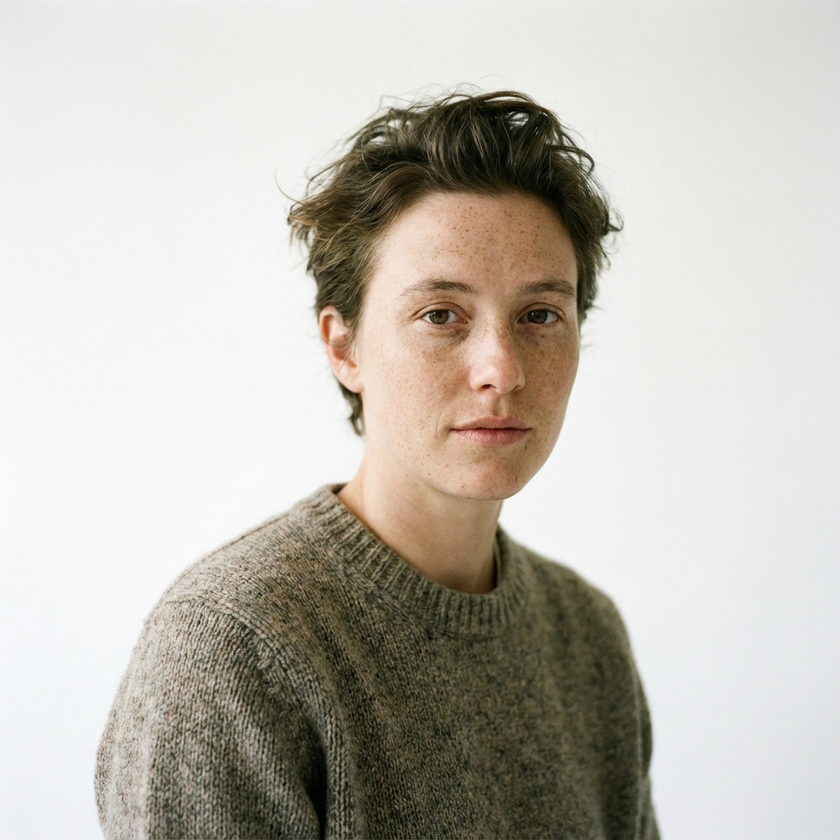
#> input picture sample_face.png, 840 x 840 px, shrunk from 1024 x 1024 before the run
$ python gaussian_blur_app.py -i ../sample_face.png
#> lines starting #> are read from the running program, lines starting #| are printed output that depends on the picture
import argparse  # argparse ile komut satırı argümanlarını okuyoruz
import os  # Dosya yolu ve kontrol işlemleri için

import cv2  # OpenCV ana kütüphanesi
import numpy as np  # Numpy, görüntüleri yanyana birleştirmek için


def parse_args() -> argparse.Namespace:  # Komut satırı argümanlarını hazırlayan fonksiyon
    parser = argparse.ArgumentParser(  # Açıklama metni ile argüman parser'ı
        description="Gaussian blur trackbar demo: adjust kernel size and sigma live."
    )
    default_image = r"C:\opencv yakalayıcı\05_gaussian_blur_manual\ai.jpg"
    parser.add_argument(  # Görüntü dosya yolunu zorunlu argüman olarak ekliyoruz
        "--image",
        "-i",
        default=default_image,
        help=f"Path to the input image to blur (default: {default_image})",
    )
    return parser.parse_args()  # Argümanları parse edip döndürüyoruz


def main() -> None:  # Uygulamanın ana fonksiyonu
    args = parse_args()  # Argümanları oku

    if not os.path.isfile(args.image):  # Dosya mevcut mu kontrolü
        raise FileNotFoundError(f"Image not found: {args.image}")  # Yoksa hata ver

    original = cv2.imread(args.image)  # Görüntüyü oku
#> original is the input picture: shape (840, 840, 3); mean B, G, R 180.8, 189.4, 193.5
    if original is None:  # Okuma başarısızsa
        # Unicode yol problemleri için manuel okuma denemesi
        with open(args.image, "rb") as f:  # Dosyayı ikili modda oku
            data = np.asarray(bytearray(f.read()), dtype=np.uint8)  # Baytları numpy dizisine çevir
        original = cv2.imdecode(data, cv2.IMREAD_COLOR)  # OpenCV ile decode et
    if original is None:  # Hâlâ okunamadıysa
        raise ValueError(f"Unable to read image: {args.image}")  # Hata fırlat

    window_name = "Gaussian Blur Explorer"  # Pencere adı
    cv2.namedWindow(window_name, cv2.WINDOW_NORMAL)  # Yeniden boyutlanabilir pencere oluştur

    max_kernel_slider = 15  # Kernel kaydırıcısı için üst değer (2*n+1 ile 31'e çıkar)
    max_sigma_slider = 50   # Sigma kaydırıcısı için üst değer (0.0 - 5.0 aralığı)

    cv2.createTrackbar("Kernel (odd)", window_name, 2, max_kernel_slider, lambda _=None: None)  # Kernel trackbar'ı
    cv2.createTrackbar("Sigma x10", window_name, 10, max_sigma_slider, lambda _=None: None)  # Sigma trackbar'ı

    while True:  # Sürekli döngü: trackbar değerlerini oku ve görüntüyü güncelle
        kernel_slider = cv2.getTrackbarPos("Kernel (odd)", window_name)  # Kernel slider değeri
        sigma_slider = cv2.getTrackbarPos("Sigma x10", window_name)  # Sigma slider değeri

        kernel_size = max(1, kernel_slider) * 2 + 1  # En az 3 olacak şekilde tek sayı kernel hesabı
        sigma = sigma_slider / 10.0  # Sigma'yı slider'dan yüzen sayıya çevir

        blurred = cv2.GaussianBlur(original, (kernel_size, kernel_size), sigmaX=sigma, sigmaY=sigma)  # Gaussian blur uygula
        stacked = np.hstack((original, blurred))  # Orijinal ve blur görüntüyü yanyana birleştir
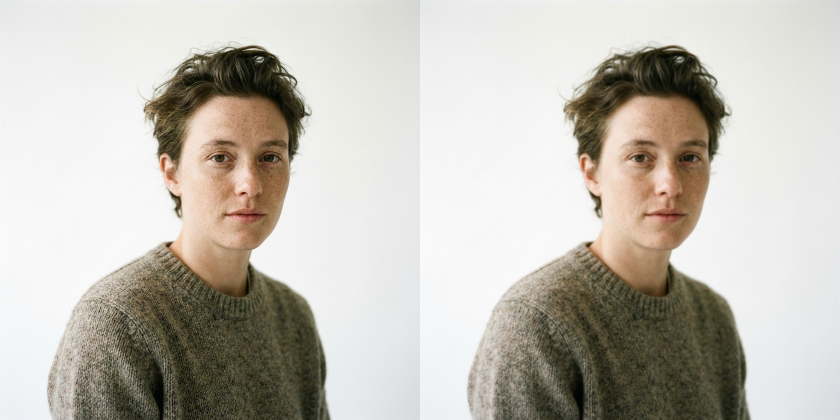
#> stacked: shape (840, 1680, 3) (shown at 1/2 size); mean B, G, R 180.8, 189.4, 193.5

        cv2.imshow(window_name, stacked)  # Pencereye göster

        key = cv2.waitKey(30) & 0xFF  # 30 ms bekleyip tuş oku
#> (key q is pressed here)
        if key in (27, ord("q")):  # ESC veya q'ya basılırsa çık
            break  # Döngüden çık

    cv2.destroyAllWindows()  # Açık tüm pencereleri kapat


if __name__ == "__main__":  # Dosya doğrudan çalıştırıldığında main'i çağır
    main()
